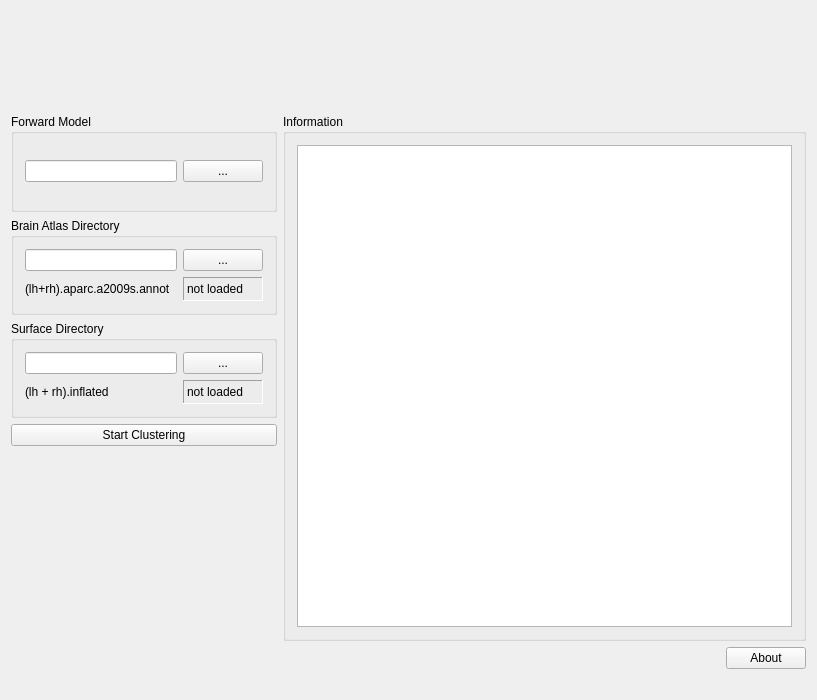
<?xml version="1.0" encoding="UTF-8"?>
<ui version="4.0">
 <class>MNESetupWidgetClass</class>
 <widget class="QWidget" name="MNESetupWidgetClass">
  <property name="geometry">
   <rect>
    <x>0</x>
    <y>0</y>
    <width>817</width>
    <height>700</height>
   </rect>
  </property>
  <property name="windowTitle">
   <string>MNESetupWidget</string>
  </property>
  <layout class="QVBoxLayout" name="verticalLayout">
   <item>
    <layout class="QGridLayout" name="m_qGridLayout_main">
     <item row="7" column="3">
      <widget class="QPushButton" name="m_qPushButton_About">
       <property name="text">
        <string>About</string>
       </property>
      </widget>
     </item>
     <item row="3" column="0">
      <widget class="QGroupBox" name="m_qGroupBox_SurfaceDir">
       <property name="title">
        <string>Surface Directory</string>
       </property>
       <layout class="QGridLayout" name="m_qGridLayout_SurfaceDir">
        <item row="1" column="0" colspan="2">
         <widget class="QLabel" name="m_qLabel_surface">
          <property name="text">
           <string>(lh + rh).inflated</string>
          </property>
         </widget>
        </item>
        <item row="1" column="2">
         <widget class="QLabel" name="m_qLabel_surfaceStat">
          <property name="frameShape">
           <enum>QFrame::Panel</enum>
          </property>
          <property name="frameShadow">
           <enum>QFrame::Sunken</enum>
          </property>
          <property name="text">
           <string>not loaded</string>
          </property>
         </widget>
        </item>
        <item row="0" column="2">
         <widget class="QPushButton" name="m_qPushButton_SurfaceDirDialog">
          <property name="text">
           <string>...</string>
          </property>
         </widget>
        </item>
        <item row="0" column="0" colspan="2">
         <widget class="QLineEdit" name="m_qLineEdit_SurfaceDirName">
          <property name="minimumSize">
           <size>
            <width>140</width>
            <height>0</height>
           </size>
          </property>
         </widget>
        </item>
       </layout>
      </widget>
     </item>
     <item row="0" column="1">
      <spacer name="m_qHorizontalSpacerTitle">
       <property name="orientation">
        <enum>Qt::Horizontal</enum>
       </property>
       <property name="sizeHint" stdset="0">
        <size>
         <width>40</width>
         <height>20</height>
        </size>
       </property>
      </spacer>
     </item>
     <item row="0" column="2" colspan="2">
      <widget class="QLabel" name="m_qLabelMNEImage">
       <property name="text">
        <string/>
       </property>
       <property name="pixmap">
        <pixmap resource="../mne.qrc">:/images/mne.png</pixmap>
       </property>
      </widget>
     </item>
     <item row="2" column="0">
      <widget class="QGroupBox" name="m_qGroupBox_AtlasDir">
       <property name="title">
        <string>Brain Atlas Directory</string>
       </property>
       <layout class="QGridLayout" name="m_qGridLayout_AtlasDir">
        <item row="0" column="2">
         <widget class="QPushButton" name="m_qPushButton_AtlasDirDialog">
          <property name="text">
           <string>...</string>
          </property>
         </widget>
        </item>
        <item row="1" column="2">
         <widget class="QLabel" name="m_qLabel_atlasStat">
          <property name="frameShape">
           <enum>QFrame::Panel</enum>
          </property>
          <property name="frameShadow">
           <enum>QFrame::Sunken</enum>
          </property>
          <property name="text">
           <string>not loaded</string>
          </property>
         </widget>
        </item>
        <item row="0" column="0" colspan="2">
         <widget class="QLineEdit" name="m_qLineEdit_AtlasDirName">
          <property name="minimumSize">
           <size>
            <width>140</width>
            <height>0</height>
           </size>
          </property>
         </widget>
        </item>
        <item row="1" column="0">
         <widget class="QLabel" name="m_qLabel_atlas">
          <property name="text">
           <string>(lh+rh).aparc.a2009s.annot</string>
          </property>
         </widget>
        </item>
       </layout>
      </widget>
     </item>
     <item row="7" column="1" colspan="2">
      <spacer name="m_qHorizontalSpacer_About">
       <property name="orientation">
        <enum>Qt::Horizontal</enum>
       </property>
       <property name="sizeHint" stdset="0">
        <size>
         <width>40</width>
         <height>20</height>
        </size>
       </property>
      </spacer>
     </item>
     <item row="1" column="0">
      <widget class="QGroupBox" name="m_qGroupBox_ForwardSolution">
       <property name="title">
        <string>Forward Model</string>
       </property>
       <property name="flat">
        <bool>false</bool>
       </property>
       <layout class="QGridLayout" name="m_qGridLayout_Fwd">
        <item row="0" column="0" colspan="2">
         <widget class="QLineEdit" name="m_qLineEdit_FwdFileName">
          <property name="minimumSize">
           <size>
            <width>140</width>
            <height>0</height>
           </size>
          </property>
         </widget>
        </item>
        <item row="0" column="2">
         <widget class="QPushButton" name="m_qPushButton_FwdFileDialog">
          <property name="text">
           <string>...</string>
          </property>
         </widget>
        </item>
       </layout>
      </widget>
     </item>
     <item row="4" column="0">
      <widget class="QPushButton" name="m_qPushButonStartClustering">
       <property name="text">
        <string>Start Clustering</string>
       </property>
      </widget>
     </item>
     <item row="1" column="1" rowspan="6" colspan="3">
      <widget class="QGroupBox" name="m_qGroupBox_Information">
       <property name="title">
        <string>Information</string>
       </property>
       <layout class="QGridLayout" name="m_qGridLayout_Information">
        <item row="0" column="0">
         <widget class="QTextBrowser" name="m_qTextBrowser_Information"/>
        </item>
       </layout>
      </widget>
     </item>
     <item row="5" column="0" rowspan="2">
      <spacer name="m_qVerticalSpacer_LeftRow">
       <property name="orientation">
        <enum>Qt::Vertical</enum>
       </property>
       <property name="sizeHint" stdset="0">
        <size>
         <width>20</width>
         <height>40</height>
        </size>
       </property>
      </spacer>
     </item>
    </layout>
   </item>
   <item>
    <spacer name="m_qVerticalSpacer_Headline">
     <property name="orientation">
      <enum>Qt::Vertical</enum>
     </property>
     <property name="sizeType">
      <enum>QSizePolicy::Fixed</enum>
     </property>
     <property name="sizeHint" stdset="0">
      <size>
       <width>20</width>
       <height>20</height>
      </size>
     </property>
    </spacer>
   </item>
  </layout>
 </widget>
 <layoutdefault spacing="6" margin="11"/>
 <resources>
  <include location="../mne.qrc"/>
 </resources>
 <connections/>
</ui>
